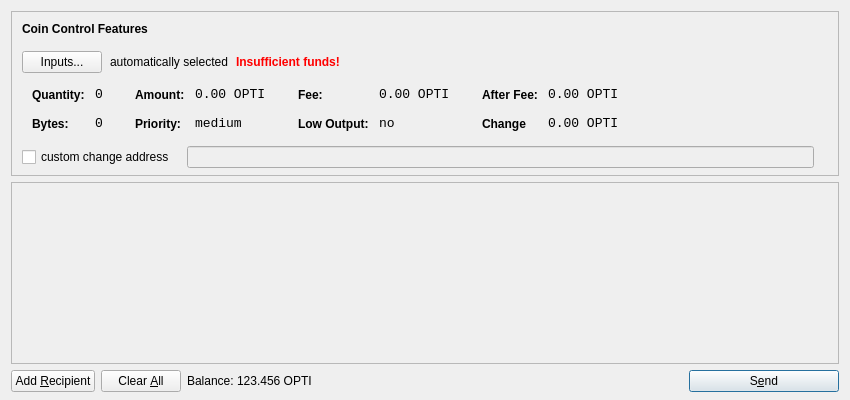
<?xml version="1.0" encoding="UTF-8"?>
<ui version="4.0">
 <class>SendCoinsDialog</class>
 <widget class="QDialog" name="SendCoinsDialog">
  <property name="geometry">
   <rect>
    <x>0</x>
    <y>0</y>
    <width>850</width>
    <height>400</height>
   </rect>
  </property>
  <property name="windowTitle">
   <string>Send Coins</string>
  </property>
  <layout class="QVBoxLayout" name="verticalLayout" stretch="0,1,0">
   <property name="bottomMargin">
    <number>8</number>
   </property>
   <item>
    <widget class="QFrame" name="frameCoinControl">
     <property name="sizePolicy">
      <sizepolicy hsizetype="Expanding" vsizetype="Expanding">
       <horstretch>0</horstretch>
       <verstretch>0</verstretch>
      </sizepolicy>
     </property>
     <property name="maximumSize">
      <size>
       <width>16777215</width>
       <height>16777215</height>
      </size>
     </property>
     <property name="frameShape">
      <enum>QFrame::StyledPanel</enum>
     </property>
     <property name="frameShadow">
      <enum>QFrame::Sunken</enum>
     </property>
     <layout class="QVBoxLayout" name="verticalLayoutCoinControl2">
      <property name="spacing">
       <number>-1</number>
      </property>
      <property name="leftMargin">
       <number>0</number>
      </property>
      <property name="topMargin">
       <number>0</number>
      </property>
      <property name="rightMargin">
       <number>0</number>
      </property>
      <property name="bottomMargin">
       <number>6</number>
      </property>
      <item>
       <layout class="QVBoxLayout" name="verticalLayoutCoinControl" stretch="0,0,0,0,1">
        <property name="spacing">
         <number>0</number>
        </property>
        <property name="leftMargin">
         <number>10</number>
        </property>
        <property name="topMargin">
         <number>10</number>
        </property>
        <item>
         <layout class="QHBoxLayout" name="horizontalLayoutCoinControl1">
          <property name="bottomMargin">
           <number>15</number>
          </property>
          <item>
           <widget class="QLabel" name="labelCoinControlFeatures">
            <property name="sizePolicy">
             <sizepolicy hsizetype="Preferred" vsizetype="Maximum">
              <horstretch>0</horstretch>
              <verstretch>0</verstretch>
             </sizepolicy>
            </property>
            <property name="font">
             <font>
              <weight>75</weight>
              <bold>true</bold>
             </font>
            </property>
            <property name="styleSheet">
             <string notr="true">font-weight:bold;</string>
            </property>
            <property name="text">
             <string>Coin Control Features</string>
            </property>
           </widget>
          </item>
         </layout>
        </item>
        <item>
         <layout class="QHBoxLayout" name="horizontalLayoutCoinControl2" stretch="0,0,0,0">
          <property name="spacing">
           <number>8</number>
          </property>
          <property name="bottomMargin">
           <number>10</number>
          </property>
          <item>
           <widget class="QPushButton" name="pushButtonCoinControl">
            <property name="styleSheet">
             <string notr="true"/>
            </property>
            <property name="text">
             <string>Inputs...</string>
            </property>
           </widget>
          </item>
          <item>
           <widget class="QLabel" name="labelCoinControlAutomaticallySelected">
            <property name="text">
             <string>automatically selected</string>
            </property>
            <property name="margin">
             <number>5</number>
            </property>
           </widget>
          </item>
          <item>
           <widget class="QLabel" name="labelCoinControlInsuffFunds">
            <property name="font">
             <font>
              <weight>75</weight>
              <bold>true</bold>
             </font>
            </property>
            <property name="styleSheet">
             <string notr="true">color:red;font-weight:bold;</string>
            </property>
            <property name="text">
             <string>Insufficient funds!</string>
            </property>
            <property name="margin">
             <number>5</number>
            </property>
           </widget>
          </item>
          <item>
           <spacer name="horizontalSpacerCoinControl">
            <property name="orientation">
             <enum>Qt::Horizontal</enum>
            </property>
            <property name="sizeHint" stdset="0">
             <size>
              <width>40</width>
              <height>1</height>
             </size>
            </property>
           </spacer>
          </item>
         </layout>
        </item>
        <item>
         <widget class="QWidget" name="widgetCoinControl" native="true">
          <property name="sizePolicy">
           <sizepolicy hsizetype="Preferred" vsizetype="Preferred">
            <horstretch>0</horstretch>
            <verstretch>0</verstretch>
           </sizepolicy>
          </property>
          <property name="minimumSize">
           <size>
            <width>0</width>
            <height>0</height>
           </size>
          </property>
          <property name="styleSheet">
           <string notr="true"/>
          </property>
          <layout class="QHBoxLayout" name="horizontalLayoutCoinControl5">
           <property name="margin">
            <number>0</number>
           </property>
           <item>
            <layout class="QHBoxLayout" name="horizontalLayoutCoinControl3" stretch="0,0,0,1">
             <property name="spacing">
              <number>20</number>
             </property>
             <property name="topMargin">
              <number>0</number>
             </property>
             <property name="bottomMargin">
              <number>10</number>
             </property>
             <item>
              <layout class="QFormLayout" name="formLayoutCoinControl1">
               <property name="horizontalSpacing">
                <number>10</number>
               </property>
               <property name="verticalSpacing">
                <number>14</number>
               </property>
               <property name="leftMargin">
                <number>10</number>
               </property>
               <property name="topMargin">
                <number>4</number>
               </property>
               <property name="rightMargin">
                <number>6</number>
               </property>
               <item row="0" column="0">
                <widget class="QLabel" name="labelCoinControlQuantityText">
                 <property name="styleSheet">
                  <string notr="true">font-weight:bold;</string>
                 </property>
                 <property name="text">
                  <string>Quantity:</string>
                 </property>
                 <property name="margin">
                  <number>0</number>
                 </property>
                </widget>
               </item>
               <item row="0" column="1">
                <widget class="QLabel" name="labelCoinControlQuantity">
                 <property name="font">
                  <font>
                   <family>Monospace</family>
                   <pointsize>10</pointsize>
                  </font>
                 </property>
                 <property name="cursor">
                  <cursorShape>IBeamCursor</cursorShape>
                 </property>
                 <property name="contextMenuPolicy">
                  <enum>Qt::ActionsContextMenu</enum>
                 </property>
                 <property name="text">
                  <string>0</string>
                 </property>
                 <property name="margin">
                  <number>0</number>
                 </property>
                 <property name="textInteractionFlags">
                  <set>Qt::LinksAccessibleByMouse|Qt::TextSelectableByKeyboard|Qt::TextSelectableByMouse</set>
                 </property>
                </widget>
               </item>
               <item row="1" column="0">
                <widget class="QLabel" name="labelCoinControlBytesText">
                 <property name="styleSheet">
                  <string notr="true">font-weight:bold;</string>
                 </property>
                 <property name="text">
                  <string>Bytes:</string>
                 </property>
                </widget>
               </item>
               <item row="1" column="1">
                <widget class="QLabel" name="labelCoinControlBytes">
                 <property name="font">
                  <font>
                   <family>Monospace</family>
                   <pointsize>10</pointsize>
                  </font>
                 </property>
                 <property name="cursor">
                  <cursorShape>IBeamCursor</cursorShape>
                 </property>
                 <property name="contextMenuPolicy">
                  <enum>Qt::ActionsContextMenu</enum>
                 </property>
                 <property name="text">
                  <string>0</string>
                 </property>
                 <property name="textInteractionFlags">
                  <set>Qt::LinksAccessibleByMouse|Qt::TextSelectableByKeyboard|Qt::TextSelectableByMouse</set>
                 </property>
                </widget>
               </item>
              </layout>
             </item>
             <item>
              <layout class="QFormLayout" name="formLayoutCoinControl2">
               <property name="horizontalSpacing">
                <number>10</number>
               </property>
               <property name="verticalSpacing">
                <number>14</number>
               </property>
               <property name="leftMargin">
                <number>6</number>
               </property>
               <property name="topMargin">
                <number>4</number>
               </property>
               <property name="rightMargin">
                <number>6</number>
               </property>
               <item row="0" column="0">
                <widget class="QLabel" name="labelCoinControlAmountText">
                 <property name="styleSheet">
                  <string notr="true">font-weight:bold;</string>
                 </property>
                 <property name="text">
                  <string>Amount:</string>
                 </property>
                 <property name="margin">
                  <number>0</number>
                 </property>
                </widget>
               </item>
               <item row="0" column="1">
                <widget class="QLabel" name="labelCoinControlAmount">
                 <property name="font">
                  <font>
                   <family>Monospace</family>
                   <pointsize>10</pointsize>
                  </font>
                 </property>
                 <property name="cursor">
                  <cursorShape>IBeamCursor</cursorShape>
                 </property>
                 <property name="contextMenuPolicy">
                  <enum>Qt::ActionsContextMenu</enum>
                 </property>
                 <property name="text">
                  <string>0.00 OPTI</string>
                 </property>
                 <property name="textInteractionFlags">
                  <set>Qt::LinksAccessibleByMouse|Qt::TextSelectableByKeyboard|Qt::TextSelectableByMouse</set>
                 </property>
                </widget>
               </item>
               <item row="1" column="0">
                <widget class="QLabel" name="labelCoinControlPriorityText">
                 <property name="styleSheet">
                  <string notr="true">font-weight:bold;</string>
                 </property>
                 <property name="text">
                  <string>Priority:</string>
                 </property>
                </widget>
               </item>
               <item row="1" column="1">
                <widget class="QLabel" name="labelCoinControlPriority">
                 <property name="font">
                  <font>
                   <family>Monospace</family>
                   <pointsize>10</pointsize>
                  </font>
                 </property>
                 <property name="cursor">
                  <cursorShape>IBeamCursor</cursorShape>
                 </property>
                 <property name="contextMenuPolicy">
                  <enum>Qt::ActionsContextMenu</enum>
                 </property>
                 <property name="text">
                  <string>medium</string>
                 </property>
                 <property name="textInteractionFlags">
                  <set>Qt::LinksAccessibleByMouse|Qt::TextSelectableByKeyboard|Qt::TextSelectableByMouse</set>
                 </property>
                </widget>
               </item>
              </layout>
             </item>
             <item>
              <layout class="QFormLayout" name="formLayoutCoinControl3">
               <property name="horizontalSpacing">
                <number>10</number>
               </property>
               <property name="verticalSpacing">
                <number>14</number>
               </property>
               <property name="leftMargin">
                <number>6</number>
               </property>
               <property name="topMargin">
                <number>4</number>
               </property>
               <property name="rightMargin">
                <number>6</number>
               </property>
               <item row="0" column="0">
                <widget class="QLabel" name="labelCoinControlFeeText">
                 <property name="styleSheet">
                  <string notr="true">font-weight:bold;</string>
                 </property>
                 <property name="text">
                  <string>Fee:</string>
                 </property>
                 <property name="margin">
                  <number>0</number>
                 </property>
                </widget>
               </item>
               <item row="0" column="1">
                <widget class="QLabel" name="labelCoinControlFee">
                 <property name="font">
                  <font>
                   <family>Monospace</family>
                   <pointsize>10</pointsize>
                  </font>
                 </property>
                 <property name="cursor">
                  <cursorShape>IBeamCursor</cursorShape>
                 </property>
                 <property name="contextMenuPolicy">
                  <enum>Qt::ActionsContextMenu</enum>
                 </property>
                 <property name="text">
                  <string>0.00 OPTI</string>
                 </property>
                 <property name="textInteractionFlags">
                  <set>Qt::LinksAccessibleByMouse|Qt::TextSelectableByKeyboard|Qt::TextSelectableByMouse</set>
                 </property>
                </widget>
               </item>
               <item row="1" column="0">
                <widget class="QLabel" name="labelCoinControlLowOutputText">
                 <property name="styleSheet">
                  <string notr="true">font-weight:bold;</string>
                 </property>
                 <property name="text">
                  <string>Low Output:</string>
                 </property>
                </widget>
               </item>
               <item row="1" column="1">
                <widget class="QLabel" name="labelCoinControlLowOutput">
                 <property name="font">
                  <font>
                   <family>Monospace</family>
                   <pointsize>10</pointsize>
                  </font>
                 </property>
                 <property name="cursor">
                  <cursorShape>IBeamCursor</cursorShape>
                 </property>
                 <property name="contextMenuPolicy">
                  <enum>Qt::ActionsContextMenu</enum>
                 </property>
                 <property name="text">
                  <string>no</string>
                 </property>
                 <property name="textInteractionFlags">
                  <set>Qt::LinksAccessibleByMouse|Qt::TextSelectableByKeyboard|Qt::TextSelectableByMouse</set>
                 </property>
                </widget>
               </item>
              </layout>
             </item>
             <item>
              <layout class="QFormLayout" name="formLayoutCoinControl4">
               <property name="horizontalSpacing">
                <number>10</number>
               </property>
               <property name="verticalSpacing">
                <number>14</number>
               </property>
               <property name="leftMargin">
                <number>6</number>
               </property>
               <property name="topMargin">
                <number>4</number>
               </property>
               <property name="rightMargin">
                <number>6</number>
               </property>
               <item row="0" column="0">
                <widget class="QLabel" name="labelCoinControlAfterFeeText">
                 <property name="styleSheet">
                  <string notr="true">font-weight:bold;</string>
                 </property>
                 <property name="text">
                  <string>After Fee:</string>
                 </property>
                 <property name="margin">
                  <number>0</number>
                 </property>
                </widget>
               </item>
               <item row="0" column="1">
                <widget class="QLabel" name="labelCoinControlAfterFee">
                 <property name="font">
                  <font>
                   <family>Monospace</family>
                   <pointsize>10</pointsize>
                  </font>
                 </property>
                 <property name="cursor">
                  <cursorShape>IBeamCursor</cursorShape>
                 </property>
                 <property name="contextMenuPolicy">
                  <enum>Qt::ActionsContextMenu</enum>
                 </property>
                 <property name="text">
                  <string>0.00 OPTI</string>
                 </property>
                 <property name="textInteractionFlags">
                  <set>Qt::LinksAccessibleByMouse|Qt::TextSelectableByKeyboard|Qt::TextSelectableByMouse</set>
                 </property>
                </widget>
               </item>
               <item row="1" column="0">
                <widget class="QLabel" name="labelCoinControlChangeText">
                 <property name="styleSheet">
                  <string notr="true">font-weight:bold;</string>
                 </property>
                 <property name="text">
                  <string>Change</string>
                 </property>
                </widget>
               </item>
               <item row="1" column="1">
                <widget class="QLabel" name="labelCoinControlChange">
                 <property name="font">
                  <font>
                   <family>Monospace</family>
                   <pointsize>10</pointsize>
                  </font>
                 </property>
                 <property name="cursor">
                  <cursorShape>IBeamCursor</cursorShape>
                 </property>
                 <property name="contextMenuPolicy">
                  <enum>Qt::ActionsContextMenu</enum>
                 </property>
                 <property name="text">
                  <string>0.00 OPTI</string>
                 </property>
                 <property name="textInteractionFlags">
                  <set>Qt::LinksAccessibleByMouse|Qt::TextSelectableByKeyboard|Qt::TextSelectableByMouse</set>
                 </property>
                </widget>
               </item>
              </layout>
             </item>
            </layout>
           </item>
          </layout>
         </widget>
        </item>
        <item>
         <layout class="QHBoxLayout" name="horizontalLayoutCoinControl4" stretch="0,0,0">
          <property name="spacing">
           <number>12</number>
          </property>
          <property name="sizeConstraint">
           <enum>QLayout::SetDefaultConstraint</enum>
          </property>
          <property name="topMargin">
           <number>5</number>
          </property>
          <property name="rightMargin">
           <number>5</number>
          </property>
          <item>
           <widget class="QCheckBox" name="checkBoxCoinControlChange">
            <property name="text">
             <string>custom change address</string>
            </property>
           </widget>
          </item>
          <item>
           <widget class="QLineEdit" name="lineEditCoinControlChange">
            <property name="enabled">
             <bool>false</bool>
            </property>
            <property name="sizePolicy">
             <sizepolicy hsizetype="Expanding" vsizetype="Fixed">
              <horstretch>0</horstretch>
              <verstretch>0</verstretch>
             </sizepolicy>
            </property>
           </widget>
          </item>
          <item>
           <widget class="QLabel" name="labelCoinControlChangeLabel">
            <property name="sizePolicy">
             <sizepolicy hsizetype="Preferred" vsizetype="Expanding">
              <horstretch>0</horstretch>
              <verstretch>0</verstretch>
             </sizepolicy>
            </property>
            <property name="minimumSize">
             <size>
              <width>0</width>
              <height>0</height>
             </size>
            </property>
            <property name="text">
             <string/>
            </property>
            <property name="margin">
             <number>3</number>
            </property>
           </widget>
          </item>
         </layout>
        </item>
        <item>
         <spacer name="verticalSpacerCoinControl">
          <property name="orientation">
           <enum>Qt::Vertical</enum>
          </property>
          <property name="sizeHint" stdset="0">
           <size>
            <width>800</width>
            <height>1</height>
           </size>
          </property>
         </spacer>
        </item>
       </layout>
      </item>
     </layout>
    </widget>
   </item>
   <item>
    <widget class="QScrollArea" name="scrollArea">
     <property name="widgetResizable">
      <bool>true</bool>
     </property>
     <widget class="QWidget" name="scrollAreaWidgetContents">
      <property name="geometry">
       <rect>
        <x>0</x>
        <y>0</y>
        <width>830</width>
        <height>165</height>
       </rect>
      </property>
      <layout class="QVBoxLayout" name="verticalLayout_2">
       <property name="margin">
        <number>0</number>
       </property>
       <item>
        <layout class="QVBoxLayout" name="entries">
         <property name="spacing">
          <number>6</number>
         </property>
        </layout>
       </item>
       <item>
        <spacer name="verticalSpacer">
         <property name="orientation">
          <enum>Qt::Vertical</enum>
         </property>
         <property name="sizeHint" stdset="0">
          <size>
           <width>20</width>
           <height>40</height>
          </size>
         </property>
        </spacer>
       </item>
      </layout>
     </widget>
    </widget>
   </item>
   <item>
    <layout class="QHBoxLayout" name="horizontalLayout">
     <item>
      <widget class="QPushButton" name="addButton">
       <property name="toolTip">
        <string>Send to multiple recipients at once</string>
       </property>
       <property name="text">
        <string>Add &amp;Recipient</string>
       </property>
       <property name="icon">
        <iconset resource="../bitcoin.qrc">
         <normaloff>:/icons/add</normaloff>:/icons/add</iconset>
       </property>
       <property name="autoDefault">
        <bool>false</bool>
       </property>
      </widget>
     </item>
     <item>
      <widget class="QPushButton" name="clearButton">
       <property name="sizePolicy">
        <sizepolicy hsizetype="Minimum" vsizetype="Fixed">
         <horstretch>0</horstretch>
         <verstretch>0</verstretch>
        </sizepolicy>
       </property>
       <property name="toolTip">
        <string>Remove all transaction fields</string>
       </property>
       <property name="text">
        <string>Clear &amp;All</string>
       </property>
       <property name="icon">
        <iconset resource="../bitcoin.qrc">
         <normaloff>:/icons/remove</normaloff>:/icons/remove</iconset>
       </property>
       <property name="autoRepeatDelay">
        <number>300</number>
       </property>
       <property name="autoDefault">
        <bool>false</bool>
       </property>
      </widget>
     </item>
     <item>
      <layout class="QHBoxLayout" name="horizontalLayout_2">
       <property name="spacing">
        <number>3</number>
       </property>
       <item>
        <widget class="QLabel" name="label">
         <property name="sizePolicy">
          <sizepolicy hsizetype="Preferred" vsizetype="Fixed">
           <horstretch>0</horstretch>
           <verstretch>0</verstretch>
          </sizepolicy>
         </property>
         <property name="text">
          <string>Balance:</string>
         </property>
        </widget>
       </item>
       <item>
        <widget class="QLabel" name="labelBalance">
         <property name="sizePolicy">
          <sizepolicy hsizetype="Preferred" vsizetype="Fixed">
           <horstretch>0</horstretch>
           <verstretch>0</verstretch>
          </sizepolicy>
         </property>
         <property name="cursor">
          <cursorShape>IBeamCursor</cursorShape>
         </property>
         <property name="text">
          <string>123.456 OPTI</string>
         </property>
         <property name="textInteractionFlags">
          <set>Qt::LinksAccessibleByMouse|Qt::TextSelectableByKeyboard|Qt::TextSelectableByMouse</set>
         </property>
        </widget>
       </item>
      </layout>
     </item>
     <item>
      <spacer name="horizontalSpacer">
       <property name="orientation">
        <enum>Qt::Horizontal</enum>
       </property>
       <property name="sizeHint" stdset="0">
        <size>
         <width>40</width>
         <height>20</height>
        </size>
       </property>
      </spacer>
     </item>
     <item>
      <widget class="QPushButton" name="sendButton">
       <property name="minimumSize">
        <size>
         <width>150</width>
         <height>0</height>
        </size>
       </property>
       <property name="toolTip">
        <string>Confirm the send action</string>
       </property>
       <property name="text">
        <string>S&amp;end</string>
       </property>
       <property name="icon">
        <iconset resource="../bitcoin.qrc">
         <normaloff>:/icons/send</normaloff>:/icons/send</iconset>
       </property>
       <property name="default">
        <bool>true</bool>
       </property>
      </widget>
     </item>
    </layout>
   </item>
  </layout>
 </widget>
 <resources>
  <include location="../bitcoin.qrc"/>
 </resources>
 <connections/>
</ui>
